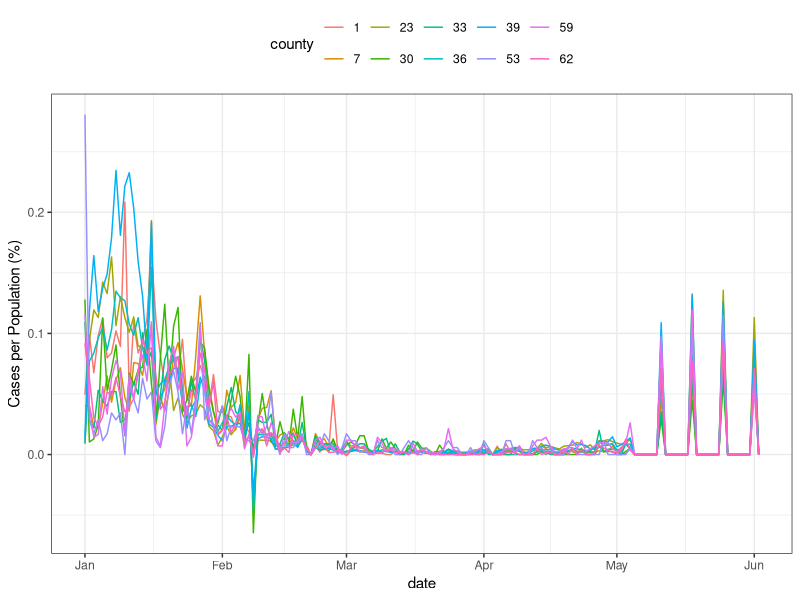
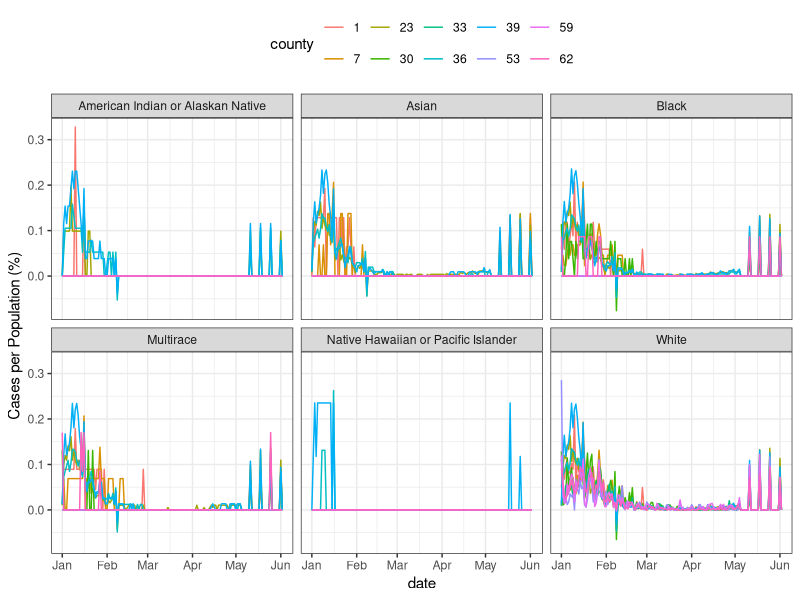
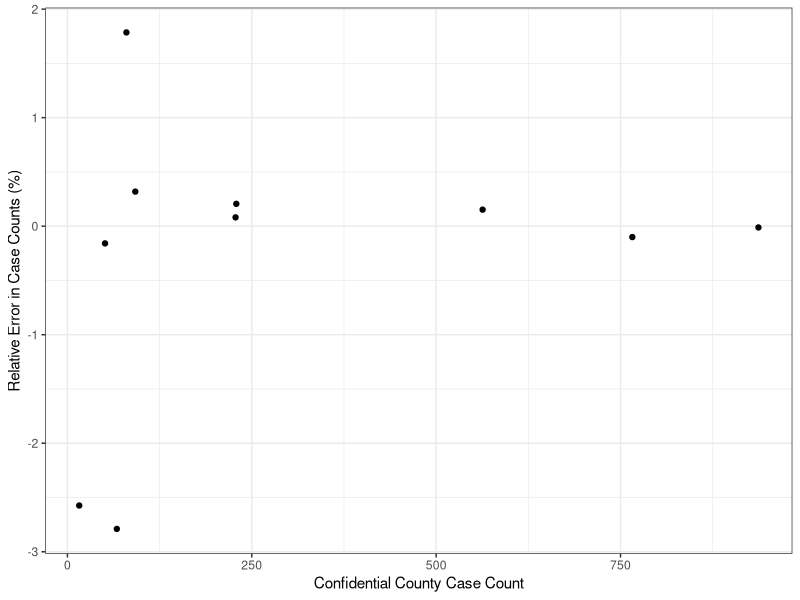
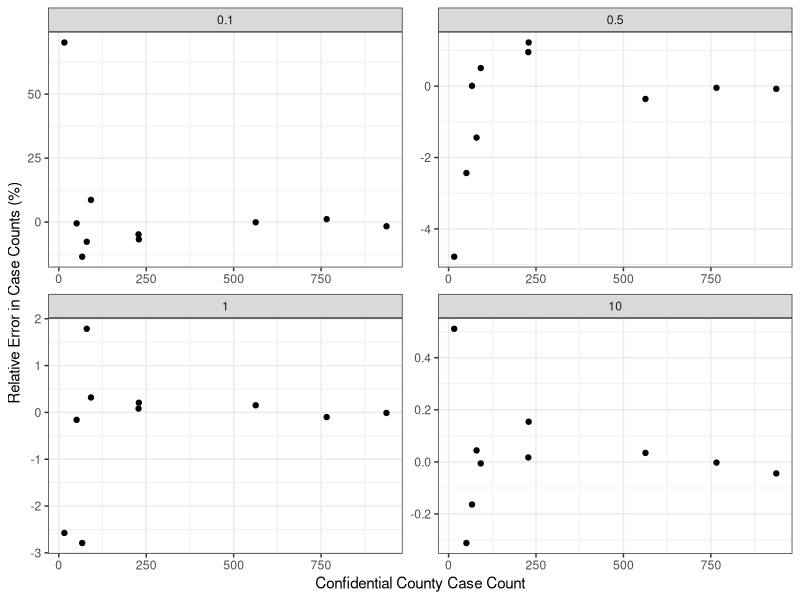
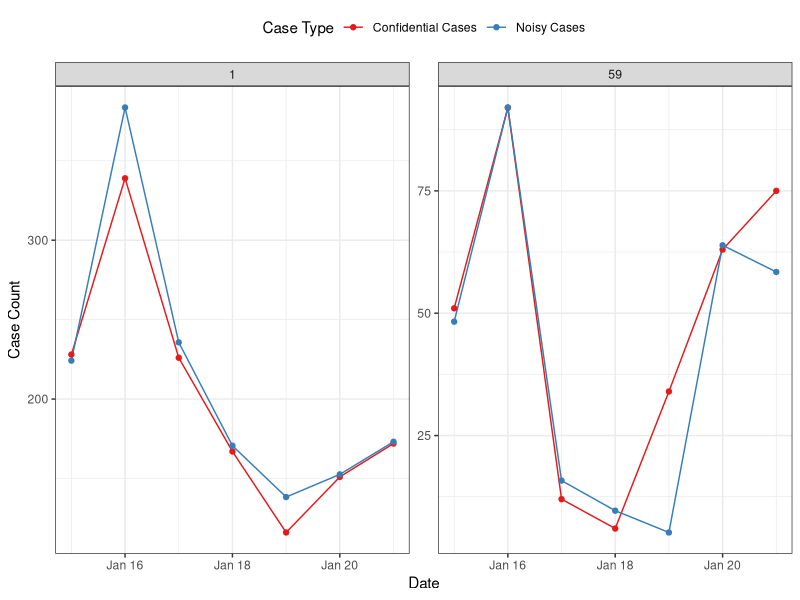

These charts were generated, in order, by the following R code:
## ---- chunk 1
knitr::opts_chunk$set(echo = TRUE)
library(tidyverse)
options(dplyr.summarise.inform = FALSE)

set.seed(157086)
## ---- chunk 2

lap_mech <- function(rep, eps, gs) {
  
  # Checking for proper values
  if (any(eps <= 0)) {
    stop("The eps must be positive.")
  }
  if (any(gs <= 0)) {
    stop("The GS must be positive.")
  }
  
  # Calculating the scale
  scale <- gs / eps
  
  r <- runif(1)
  
  if(r > 0.5) {
    r2 <- 1 - r
    x <- 0 - sign(r - 0.5) * scale * log(2 * r2)
  } else {
    x <- 0 - sign(r - 0.5) * scale * log(2 * r)
  }
  
  return(x)
}

## wrapper function to make multiple draws (for multiple counts)
lap_mech_wrapper = function(n, eps, gs){
  sapply(1:n, lap_mech, eps = eps, gs = gs)
}
## ---- chunk 3
simulated_dp_data = read_csv('simulated_dp_data.csv',
                             show_col_types = FALSE) %>%
  mutate_at(vars(county, race, sex), as.factor)
print(simulated_dp_data,
      n = 10)

summary(simulated_dp_data)
## ---- chunk 4
simulated_dp_data %>%
  group_by(date, county) %>%
  summarize_at(vars(group_cases, group_population), sum) %>%
  ggplot(aes(x = date, y = group_cases / group_population * 100, color = county)) +
  geom_line() +
  theme_bw() +
  theme(legend.position = 'top') +
  ylab('Cases per Population (%)')

## Or maybe we want to look at it broken down by race - lots of small numbers here!
simulated_dp_data %>%
  group_by(date, county, race) %>%
  summarize_at(vars(group_cases, group_population), sum) %>%
  ggplot(aes(x = date, y = group_cases / group_population * 100, color = county)) +
  geom_line() +
  facet_wrap(~race) +
  theme_bw() +
  theme(legend.position = 'top') +
  ylab('Cases per Population (%)')
## ---- chunk 5
noisy_counts = simulated_dp_data %>%
  filter(date == '2022-01-15') %>%
  group_by(county) %>%
  summarize_at(vars(group_cases), sum)

## We can add noise to each county count with the same epsilon because these are disjoint queries
## Epsilon = 1 and the Sensitivity = 1
noisy_counts$noisy_cases_1 = noisy_counts$group_cases + lap_mech_wrapper(nrow(noisy_counts), eps = 1, gs = 1)

## We compare the original case counts with the noisy counts
noisy_counts

## We are adding noise with the same error distribution to all counties, so we expect those with smaller counts will have more relative error
noisy_counts %>%
  ggplot(aes(x = group_cases, y = (noisy_cases_1 - group_cases) / group_cases * 100)) +
  geom_point() +
  theme_bw() +
  ylab('Relative Error in Case Counts (%)') +
  xlab('Confidential County Case Count')

## Let's change epsilon and see how this changes the error

## Epsilon = 1
noisy_counts$noisy_cases_01 = noisy_counts$group_cases + lap_mech_wrapper(nrow(noisy_counts), eps = 0.1, gs = 1)
noisy_counts$noisy_cases_05 = noisy_counts$group_cases + lap_mech_wrapper(nrow(noisy_counts), eps = 0.5, gs = 1)
noisy_counts$noisy_cases_10 = noisy_counts$group_cases + lap_mech_wrapper(nrow(noisy_counts), eps = 10, gs = 1)

## We compare the original case counts with the noisy counts
noisy_counts

## We are adding noise with the same error distribution to all counties, so those with smaller counts will have larger relative error
noisy_counts %>%
  pivot_longer(3:6, names_to = 'epsilon', values_to = 'noisy_cases') %>%
  mutate(epsilon = factor(as.numeric(recode(sub('noisy_cases_', '', epsilon),
                                           `01` = '0.1',
                                           `05` = '0.5')))) %>%
  ggplot(aes(x = group_cases, y = (noisy_cases - group_cases) / group_cases * 100)) +
  facet_wrap(~epsilon, scales = 'free') +
  geom_point() +
  theme_bw() +
  theme(legend.position = 'top') +
  scale_color_brewer(type = 'qual', 
                     palette = 6) +
  ylab('Relative Error in Case Counts (%)') +
  xlab('Confidential County Case Count')
## ---- chunk 6
noisy_counts = simulated_dp_data %>%
  filter(date >= '2022-01-15',
         date <= '2022-01-21') %>%
  group_by(county, date) %>%
  summarize_at(vars(group_cases), sum)

## We can add noise to each county count with the same epsilon because these are disjoint queries
## Epsilon = 1 (divided over seven days) and the Sensitivity = 1
noisy_counts$noisy_cases_1 = noisy_counts$group_cases + lap_mech_wrapper(nrow(noisy_counts), eps = 1 / 7, gs = 1)

## We compare the original case counts with the noisy counts
noisy_counts

## We are adding noise with the same error distribution to all counties, so we expect those with smaller counts will have more relative error
noisy_counts %>%
  filter(county %in% c('1', '59')) %>%
  pivot_longer(3:4, names_to = 'Case Type', values_to = 'Case Count') %>%
  ggplot(aes(x = date, y = `Case Count`, color = `Case Type`)) +
  geom_line() +
  geom_point() +
  facet_wrap(~county, scales = 'free') +
  theme_bw() +
  theme(legend.position = 'top') +
  scale_color_brewer(labels = c('Confidential Cases',
                                'Noisy Cases'),
                     type = 'qual', 
                     palette = 6) +
  ylab('Case Count') +
  xlab('Date')

## What is the relative error in the total counts by County over the week?
noisy_counts %>% 
  group_by(county) %>%
  summarize(weekly_relative_error = (sum(noisy_cases_1) - sum(group_cases)) / sum(group_cases) * 100)
